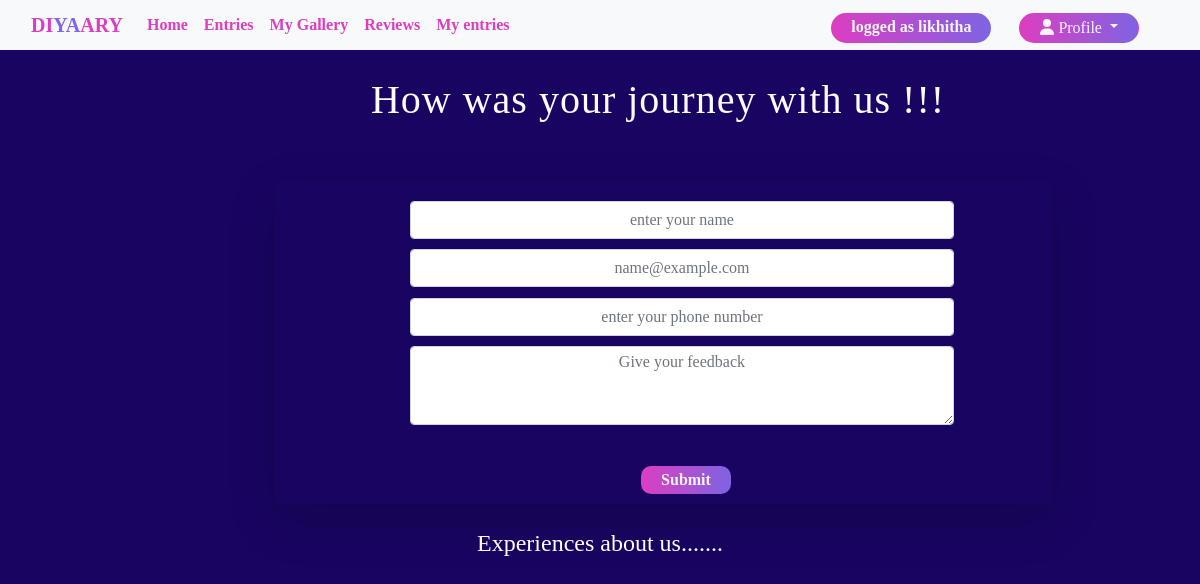
Before: /reviews/ (signed in) with the older database file.
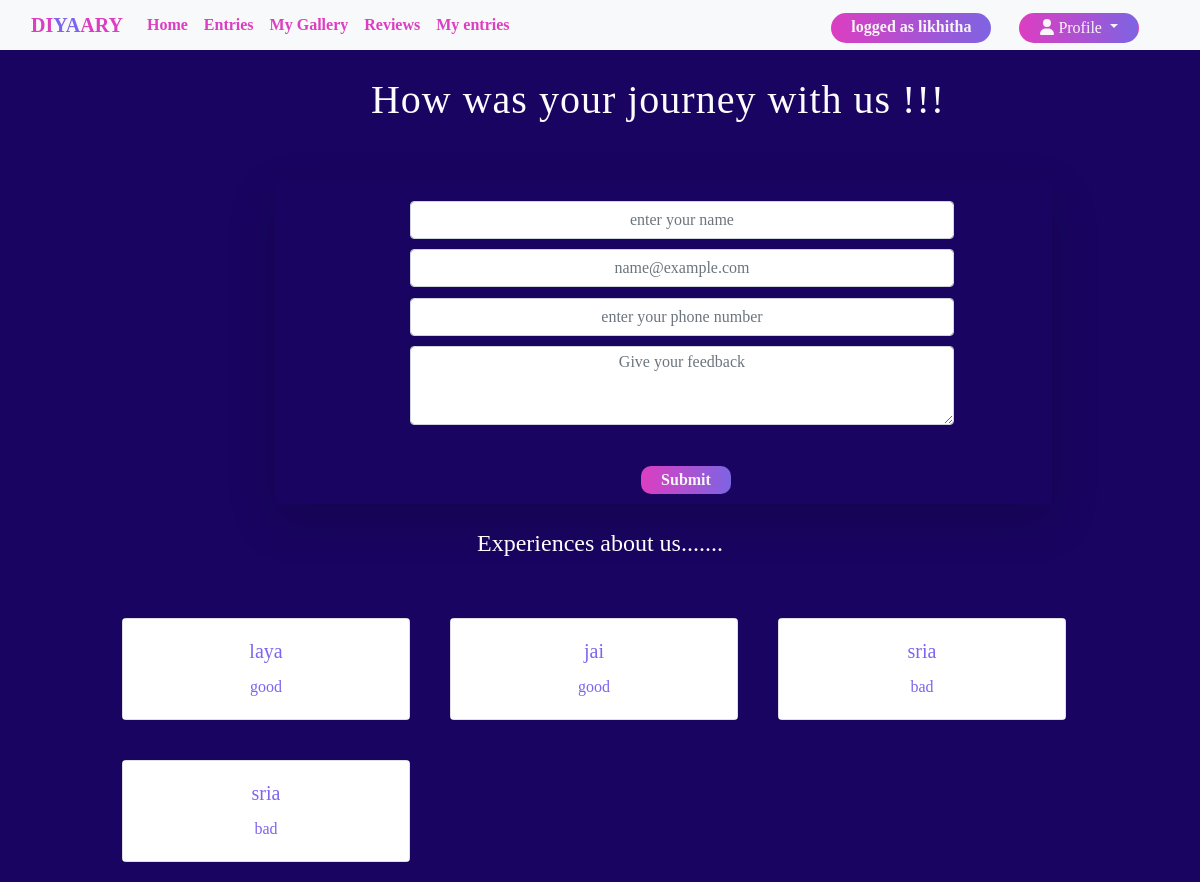
After: the same page with the newer database file.
### journal/models.py (models this page shows, shortened)
class customerReviews(models.Model):
    name=models.CharField(max_length=15)
    email=models.CharField(max_length=50)
    phone=models.IntegerField( )
    review=models.TextField()
    date=models.DateField()
    class Meta:
        verbose_name_plural = "customerReviews"  #to avoid adding extra 's' in database  table name

### journal/views.py (the view, shortened to what this page needs)
# urls.py: path('reviews/',views.reviews,name="reviews"),
def reviews(request):
    if request.user.is_authenticated:
        allreviews = customerReviews.objects.all()
        return render(request, "reviews.html", {'allreviews': allreviews})
    return redirect('userlogin')

### templates/reviews.html (shortened to what this page needs)
{%extends 'base.html'%}
{% load static %}
{% block body %}
{% block cssfile %}
<link rel="stylesheet"   href="{% static 'css/style.css' %}">
{% endblock cssfile %}
<div class="container">
<h1 class="us"><center> How was your journey with us !!!</center></h1>
<div class="shadow-lg p-7   bg-body rounded  ">
<form method="post" action={% url 'reviews'%}>
     <div class="grad">
     <div class="mb-3" >
       <input type="name" class="form-control" id="exampleFormControlInput1" name="name" placeholder="enter your name">
    </div>
    <div class="mb-3">
       <input type="email" class="form-control  " id="exampleFormControlInput2"  name="email" placeholder="name@example.com">
     </div>
     <div class="mb-3">
       <input type="phone" class="form-control" id="exampleFormControlInput3"  name="phone" placeholder="enter your phone number">
     </div>
     <div class="mb-3">
       <textarea class="form-control" id="exampleFormControlTextarea1" rows="3" name="review" placeholder="Give your feedback"></textarea>
     </div>
    </div>
 <button class="button" type="submit"> <strong> Submit </strong> </button>
  </div>
</div>
<h4>Experiences about us.......</h4>
        <div class="row pt-5px">
        <div class="row flex-row">
          {% for rev in allreviews %}
            <div class="card p-20px" style="width: 18rem;">
              <div class="card-body">
                <h5 class="card-title">{{rev.name}}</h5>
                <p class="card-text">{{rev.review}}</p>
              </div>
            </div>
          {% endfor %}
        </div>
      </div>
{% endblock body %}

Changed rows visible on the page:
added customerReviews: name "laya", review "good"
added customerReviews: name "jai", review "good"
added customerReviews: name "sria", review "bad"
added customerReviews: name "sria", review "bad"
